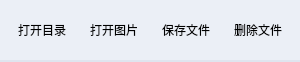
<?xml version="1.0" encoding="UTF-8"?>
<ui version="4.0">
 <class>Form</class>
 <widget class="QWidget" name="Form">
  <property name="geometry">
   <rect>
    <x>0</x>
    <y>0</y>
    <width>300</width>
    <height>62</height>
   </rect>
  </property>
  <property name="minimumSize">
   <size>
    <width>300</width>
    <height>62</height>
   </size>
  </property>
  <property name="maximumSize">
   <size>
    <width>300</width>
    <height>62</height>
   </size>
  </property>
  <property name="windowTitle">
   <string>Form</string>
  </property>
  <property name="styleSheet">
   <string notr="true"/>
  </property>
  <layout class="QVBoxLayout" name="verticalLayout">
   <property name="spacing">
    <number>0</number>
   </property>
   <property name="leftMargin">
    <number>0</number>
   </property>
   <property name="topMargin">
    <number>0</number>
   </property>
   <property name="rightMargin">
    <number>0</number>
   </property>
   <property name="bottomMargin">
    <number>0</number>
   </property>
   <item>
    <widget class="QFrame" name="frame">
     <property name="minimumSize">
      <size>
       <width>0</width>
       <height>62</height>
      </size>
     </property>
     <property name="styleSheet">
      <string notr="true">background-color: #EBEFF6;
border-bottom: 2px solid #DFE5EF;
</string>
     </property>
     <layout class="QHBoxLayout" name="horizontalLayout">
      <property name="spacing">
       <number>0</number>
      </property>
      <property name="leftMargin">
       <number>0</number>
      </property>
      <property name="topMargin">
       <number>0</number>
      </property>
      <property name="rightMargin">
       <number>0</number>
      </property>
      <property name="bottomMargin">
       <number>0</number>
      </property>
      <item alignment="Qt::AlignTop">
       <widget class="QToolButton" name="open_folder">
        <property name="minimumSize">
         <size>
          <width>60</width>
          <height>60</height>
         </size>
        </property>
        <property name="font">
         <font>
          <family>HarmonyOS Sans SC Light</family>
          <pointsize>9</pointsize>
         </font>
        </property>
        <property name="styleSheet">
         <string notr="true">QToolButton{
border-style:none;
}
QToolButton:hover{
	background-color: #C3CEDF;
}
QToolButton:pressed{
	background-color: #C3CEDF;
}</string>
        </property>
        <property name="text">
         <string>打开目录</string>
        </property>
        <property name="icon">
         <iconset resource="image.qrc">
          <normaloff>:/icon/image/open_dir.svg</normaloff>:/icon/image/open_dir.svg</iconset>
        </property>
        <property name="iconSize">
         <size>
          <width>24</width>
          <height>24</height>
         </size>
        </property>
        <property name="toolButtonStyle">
         <enum>Qt::ToolButtonTextUnderIcon</enum>
        </property>
       </widget>
      </item>
      <item alignment="Qt::AlignTop">
       <widget class="QToolButton" name="open_pic">
        <property name="minimumSize">
         <size>
          <width>60</width>
          <height>60</height>
         </size>
        </property>
        <property name="font">
         <font>
          <family>HarmonyOS Sans SC Light</family>
          <pointsize>9</pointsize>
         </font>
        </property>
        <property name="styleSheet">
         <string notr="true">QToolButton{
border-style:none;
}
QToolButton:hover{
	background-color: #C3CEDF;
}
QToolButton:pressed{
	background-color: #C3CEDF;
}</string>
        </property>
        <property name="text">
         <string>打开图片</string>
        </property>
        <property name="icon">
         <iconset resource="image.qrc">
          <normaloff>:/icon/image/open.svg</normaloff>:/icon/image/open.svg</iconset>
        </property>
        <property name="iconSize">
         <size>
          <width>24</width>
          <height>24</height>
         </size>
        </property>
        <property name="toolButtonStyle">
         <enum>Qt::ToolButtonTextUnderIcon</enum>
        </property>
       </widget>
      </item>
      <item alignment="Qt::AlignTop">
       <widget class="QToolButton" name="save_file">
        <property name="minimumSize">
         <size>
          <width>60</width>
          <height>60</height>
         </size>
        </property>
        <property name="font">
         <font>
          <family>HarmonyOS Sans SC Light</family>
          <pointsize>9</pointsize>
         </font>
        </property>
        <property name="styleSheet">
         <string notr="true">QToolButton{
border-style:none;
}
QToolButton:hover{
	background-color: #C3CEDF;
}
QToolButton:pressed{
	background-color: #C3CEDF;
}</string>
        </property>
        <property name="text">
         <string>保存文件</string>
        </property>
        <property name="icon">
         <iconset resource="image.qrc">
          <normaloff>:/icon/image/save.svg</normaloff>:/icon/image/save.svg</iconset>
        </property>
        <property name="iconSize">
         <size>
          <width>24</width>
          <height>24</height>
         </size>
        </property>
        <property name="toolButtonStyle">
         <enum>Qt::ToolButtonTextUnderIcon</enum>
        </property>
       </widget>
      </item>
      <item alignment="Qt::AlignTop">
       <widget class="QToolButton" name="delete_file">
        <property name="minimumSize">
         <size>
          <width>60</width>
          <height>60</height>
         </size>
        </property>
        <property name="font">
         <font>
          <family>HarmonyOS Sans SC Light</family>
          <pointsize>9</pointsize>
         </font>
        </property>
        <property name="styleSheet">
         <string notr="true">QToolButton{
border-style:none;
}
QToolButton:hover{
	background-color: #C3CEDF;
}
QToolButton:pressed{
	background-color: #C3CEDF;
}</string>
        </property>
        <property name="text">
         <string>删除文件</string>
        </property>
        <property name="icon">
         <iconset resource="image.qrc">
          <normaloff>:/icon/image/delete_file.svg</normaloff>:/icon/image/delete_file.svg</iconset>
        </property>
        <property name="iconSize">
         <size>
          <width>24</width>
          <height>24</height>
         </size>
        </property>
        <property name="toolButtonStyle">
         <enum>Qt::ToolButtonTextUnderIcon</enum>
        </property>
       </widget>
      </item>
     </layout>
    </widget>
   </item>
  </layout>
 </widget>
 <resources>
  <include location="image.qrc"/>
 </resources>
 <connections/>
</ui>
